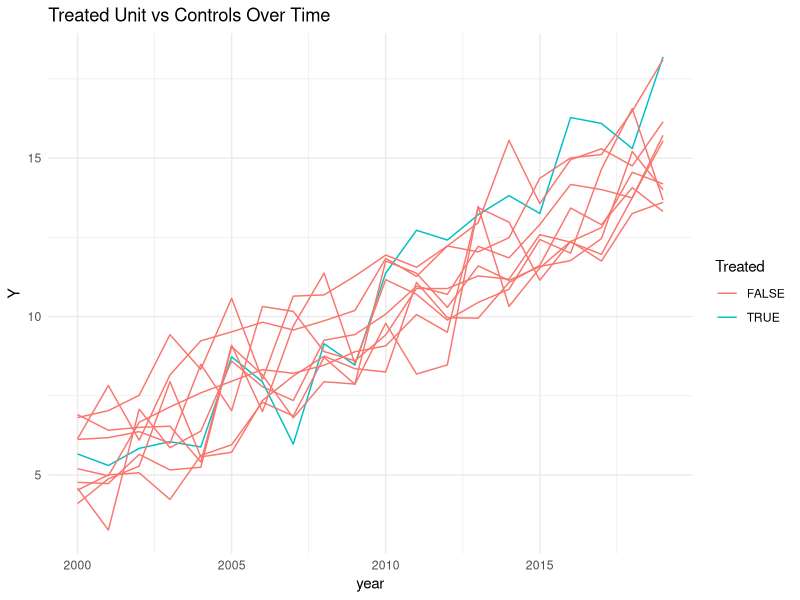
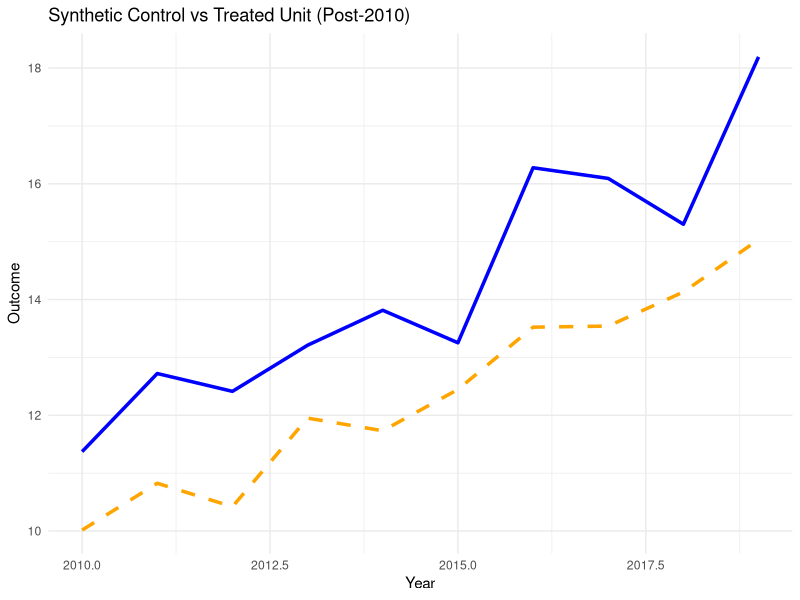

The R source for these figures, in order:
## ---- chunk 1
knitr::opts_chunk$set(echo = TRUE, message = FALSE, warning = FALSE)
library(dplyr)
library(ggplot2)
# Optional: install.packages("Synth")
## ---- chunk 2
set.seed(123)
n_units <- 10
n_years <- 20

unit <- rep(1:n_units, each = n_years)
year <- rep(2000:2019, times = n_units)
treated <- ifelse(unit == 1 & year >= 2010, 1, 0)  # treatment begins in 2010 for unit 1

# Common trend + unit effects
alpha <- rnorm(n_units, 0, 1)
trend <- 0.5 * (year - 2000)
error <- rnorm(n_units * n_years)

Y <- 5 + alpha[unit] + trend + treated * 3 + error

df <- data.frame(unit = as.factor(unit), year, treated, Y)
head(df)
## ---- chunk 3
ggplot(df, aes(x = year, y = Y, group = unit, color = unit == 1)) +
  geom_line() +
  labs(title = "Treated Unit vs Controls Over Time", color = "Treated") +
  theme_minimal()
## ---- chunk 4
df_pre <- df %>% filter(year < 2010)
df_post <- df %>% filter(year >= 2010)

avg_pre <- df_pre %>% group_by(unit) %>% summarise(mean_pre = mean(Y))
weights <- avg_pre %>% filter(unit != 1) %>%
  mutate(weight = 1 / abs(mean_pre - avg_pre$mean_pre[1])) %>%
  mutate(weight = weight / sum(weight))

synth_post <- df_post %>%
  filter(unit != 1) %>%
  left_join(weights, by = "unit") %>%
  group_by(year) %>%
  summarise(synth_Y = sum(Y * weight))

actual_post <- df_post %>% filter(unit == 1) %>% select(year, Y)

synth_df <- left_join(actual_post, synth_post, by = "year")
## ---- chunk 5
ggplot(synth_df, aes(x = year)) +
  geom_line(aes(y = Y), color = "blue", size = 1.2) +
  geom_line(aes(y = synth_Y), color = "orange", linetype = "dashed", size = 1.2) +
  labs(title = "Synthetic Control vs Treated Unit (Post-2010)", y = "Outcome", x = "Year") +
  theme_minimal()
